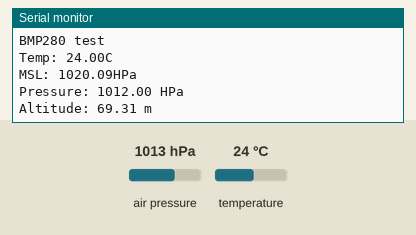
Simulated run of this program. Board: Arduino Uno, built with avr-gcc and run on an emulated ATmega328P. Shown: the last lines printed to the serial monitor. Wiring (inferred from the names in the program): BMP280 pressure sensor at I2C address 0x77. Inputs (shaded band) come from the test bench; at power-on: air pressure 1013 hPa, temperature 24 °C.

Above: at 3.3 s.
3.4 s: air pressure set to 952 hPa
At 4.7 s:
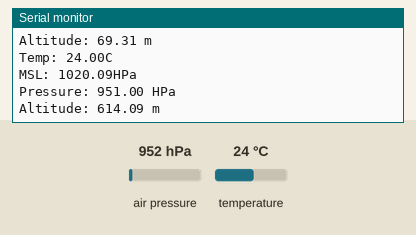
4.9 s: temperature set to 12 °C
At 6.3 s:
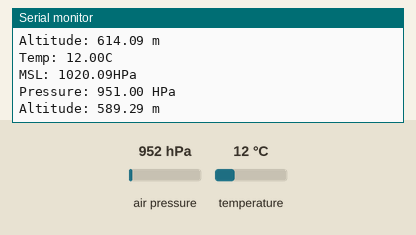
6.4 s: air pressure set to 975 hPa
At 9.5 s:
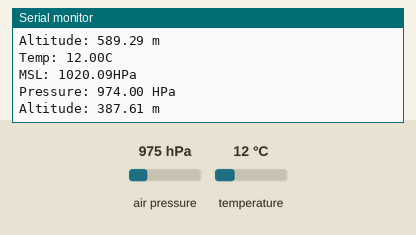
Timing chart, 0 to 11.0 s (numbered marks = the images above; inputs shaded):
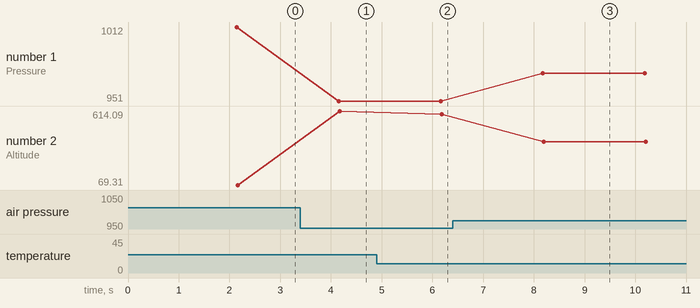

Measured:
- after the input at 3.4 s, the serial monitor: prints a new line after 0.75 s (image 1)
- after the input at 4.9 s, the serial monitor: prints a new line after 1.2 s (image 2)
- after the input at 6.4 s, the serial monitor: prints a new line after 1.8 s (image 3)
- plotted number 1: 1012 → 951 after the input at 3.4 s, 951 → 974 after the input at 6.4 s
- plotted number 2: 69.31 → 614.09 after the input at 3.4 s, 614.09 → 589.29 after the input at 4.9 s, 589.29 → 387.61 after the input at 6.4 s

The program:

main.cpp
```cpp
#include "seeedGBK_BMP280.h"
#include <Wire.h>

// http://librarymanager/All#ArduinoJSON

seeedGBK::BMP280 bmp280;
float t0;
const int INTERVAL = 2000;

void setup() {
  Serial.begin(9600);
  delay(2000);
  Serial.println("\n\nBMP280 test");
  if (!bmp280.init()) {
    Serial.println("Device not connected or broken!");
  }
}

void loop() {
  double t1 = millis();
  if (t1 - t0 > INTERVAL) {
    float p1;

    //get and print temperatures
    Serial.print("Temp: ");
    float t = bmp280.getTemperature();
    Serial.print(t);
    Serial.println("C");

    //get and print atmospheric pressure data
    Serial.print("MSL: ");
    float MSL = bmp280.getMSL();
    Serial.print(MSL);
    Serial.println("HPa");
    Serial.print("Pressure: ");
    p1 = bmp280.getPressure();
    Serial.print(p1);
    Serial.println(" HPa");

    //get and print altitude data
    float a = bmp280.calcAltitude();
    Serial.print("Altitude: ");
    Serial.print(a);
    Serial.println(" m");
    Serial.println("\n");
    t0 = millis();
  }

}
```

seeedGBK_BMP280.h
```cpp
#pragma once

#include <Arduino.h>

#include <Wire.h>

#define BMP280_ADDRESS   0x77

#define BMP280_REG_DIG_T1    0x88
#define BMP280_REG_DIG_T2    0x8A
#define BMP280_REG_DIG_T3    0x8C

#define BMP280_REG_DIG_P1    0x8E
#define BMP280_REG_DIG_P2    0x90
#define BMP280_REG_DIG_P3    0x92
#define BMP280_REG_DIG_P4    0x94
#define BMP280_REG_DIG_P5    0x96
#define BMP280_REG_DIG_P6    0x98
#define BMP280_REG_DIG_P7    0x9A
#define BMP280_REG_DIG_P8    0x9C
#define BMP280_REG_DIG_P9    0x9E

#define BMP280_REG_CHIPID          0xD0
#define BMP280_REG_VERSION         0xD1
#define BMP280_REG_SOFTRESET       0xE0

#define BMP280_REG_CONTROL         0xF4
#define BMP280_REG_CONFIG          0xF5
#define BMP280_REG_PRESSUREDATA    0xF7
#define BMP280_REG_TEMPDATA        0xFA

namespace seeedGBK{

class BMP280 {
  public:
    bool init(int i2c_addr = BMP280_ADDRESS);
    float getTemperature(void);
    float getMSL(void);
    uint32_t getPressure(void);
    float calcAltitude(float p0);
    float calcAltitude();
    void setMSL();
  private:
    static uint32_t MSL;
    bool isTransport_OK;
    int _devAddr;
    // Calibratino data
    uint16_t dig_T1;
    int16_t dig_T2;
    int16_t dig_T3;
    uint16_t dig_P1;
    int16_t dig_P2;
    int16_t dig_P3;
    int16_t dig_P4;
    int16_t dig_P5;
    int16_t dig_P6;
    int16_t dig_P7;
    int16_t dig_P8;
    int16_t dig_P9;
    int32_t t_fine;

    // private functoins
    uint8_t bmp280Read8(uint8_t reg);
    uint16_t bmp280Read16(uint8_t reg);
    uint16_t bmp280Read16LE(uint8_t reg);
    int16_t bmp280ReadS16(uint8_t reg);
    int16_t bmp280ReadS16LE(uint8_t reg);
    uint32_t bmp280Read24(uint8_t reg);
    void writeRegister(uint8_t reg, uint8_t val);
};

}
```

seeedGBK_Buzzer.h
```cpp
#include <Arduino.h>

namespace seeedGBK{

class Buzzer{

public:

    Buzzer(int pin): pin(pin){
        pinMode(pin, OUTPUT);
    }

    void Beep(float seconds);
    void on(int freq = 1000);
    void off();

    void playDo1(int seconds);
    void playRe(int seconds);
    void playMi(int seconds);
    void playFa(int seconds);
    void playSo(int seconds);
    void playLa(int seconds);
    void playSi(int seconds);
    void playDo2(int seconds);


private:
    int pin;

};


}
```

seeedGBK_LED.h
```cpp
#include <Arduino.h>

namespace seeedGBK{

class LED{

public:

    LED(int pin): pin(pin){
        pinMode(pin, OUTPUT);
    }

    void Blink(float seconds);
    void PWM(int value);
    void on();
    void off();

private:
    int pin;

};


}
```

seeedGBK_BMP280.cpp
```cpp
#include "seeedGBK_BMP280.h"
#include <ArduinoJson.h>

// #define BMP280_DEBUG_PRINT

namespace seeedGBK{

uint32_t BMP280::MSL  = 102009; // Mean Sea Level in Pa

bool BMP280::init(int i2c_addr) {
  uint8_t chip_id = 0;
  uint8_t retry = 0;
  _devAddr = i2c_addr;
  Wire.begin();
  while ((retry++ < 5) && (chip_id != 0x58)) {
    chip_id = bmp280Read8(BMP280_REG_CHIPID);
#ifdef BMP280_DEBUG_PRINT
    Serial.print("Read chip ID: ");
    Serial.println(chip_id);
#endif
    delay(100);
  }
  dig_T1 = bmp280Read16LE(BMP280_REG_DIG_T1);
  dig_T2 = bmp280ReadS16LE(BMP280_REG_DIG_T2);
  dig_T3 = bmp280ReadS16LE(BMP280_REG_DIG_T3);
  dig_P1 = bmp280Read16LE(BMP280_REG_DIG_P1);
  dig_P2 = bmp280ReadS16LE(BMP280_REG_DIG_P2);
  dig_P3 = bmp280ReadS16LE(BMP280_REG_DIG_P3);
  dig_P4 = bmp280ReadS16LE(BMP280_REG_DIG_P4);
  dig_P5 = bmp280ReadS16LE(BMP280_REG_DIG_P5);
  dig_P6 = bmp280ReadS16LE(BMP280_REG_DIG_P6);
  dig_P7 = bmp280ReadS16LE(BMP280_REG_DIG_P7);
  dig_P8 = bmp280ReadS16LE(BMP280_REG_DIG_P8);
  dig_P9 = bmp280ReadS16LE(BMP280_REG_DIG_P9);
  writeRegister(BMP280_REG_CONTROL, 0x3F);
  return true;
}

float BMP280::getTemperature(void) {
  int32_t var1, var2;
  int32_t adc_T = bmp280Read24(BMP280_REG_TEMPDATA);
  // Check if the last transport successed
  if (!isTransport_OK) {
    return 0;
  }
  adc_T >>= 4;
  var1 = (((adc_T >> 3) - ((int32_t)(dig_T1 << 1))) *
          ((int32_t)dig_T2)) >> 11;
  var2 = (((((adc_T >> 4) - ((int32_t)dig_T1)) *
            ((adc_T >> 4) - ((int32_t)dig_T1))) >> 12) *
          ((int32_t)dig_T3)) >> 14;
  t_fine = var1 + var2;
  float T = (t_fine * 5 + 128) >> 8;
  return T / 100;
}

float BMP280::getMSL(void) {
  return BMP280::MSL / 100.0;
}

uint32_t BMP280::getPressure(void) {
  int64_t var1, var2, p;
  // Call getTemperature to get t_fine
  getTemperature();
  // Check if the last transport successed
  if (!isTransport_OK) {
    return 0;
  }
  int32_t adc_P = bmp280Read24(BMP280_REG_PRESSUREDATA);
  adc_P >>= 4;
  var1 = ((int64_t)t_fine) - 128000;
  var2 = var1 * var1 * (int64_t)dig_P6;
  var2 = var2 + ((var1 * (int64_t)dig_P5) << 17);
  var2 = var2 + (((int64_t)dig_P4) << 35);
  var1 = ((var1 * var1 * (int64_t)dig_P3) >> 8) + ((var1 * (int64_t)dig_P2) << 12);
  var1 = (((((int64_t)1) << 47) + var1)) * ((int64_t)dig_P1) >> 33;
  if (var1 == 0) {
    return 0; // avoid exception caused by division by zero
  }
  p = 1048576 - adc_P;
  p = (((p << 31) - var2) * 3125) / var1;
  var1 = (((int64_t)dig_P9) * (p >> 13) * (p >> 13)) >> 25;
  var2 = (((int64_t)dig_P8) * p) >> 19;
  p = ((p + var1 + var2) >> 8) + (((int64_t)dig_P7) << 4);
  return ((uint32_t)p / 256) / 100.0;
}

float BMP280::calcAltitude() {
  float C;
  C = (BMP280::MSL / (BMP280::getPressure()*100.0));
  C = pow(C, (1 / 5.25588)) - 1.0;
  C = (C * (BMP280::getTemperature() + 273.15)) / 0.0065;
  return C;
}

void BMP280::setMSL() {
  if (Serial.available()) {
    char mb[255];
    uint8_t ix = 0;
    while (Serial.available()) {
      mb[ix++] = Serial.read();
    }
    mb[ix] = 0;
    Serial.println("Incoming:");
    Serial.println(mb);
    StaticJsonDocument<200> doc;
    DeserializationError error = deserializeJson(doc, mb);
    if (!error) {
      float newMSL = doc["MSL"];
      Serial.print("New MSL: "); Serial.println(newMSL);
      if (newMSL > 0.0) {
        MSL = newMSL * 100;
      }
    } else {
      Serial.println("Parse error!");
    }
  }
}

uint8_t BMP280::bmp280Read8(uint8_t reg) {
  Wire.beginTransmission(_devAddr);
  Wire.write(reg);
  Wire.endTransmission();
  Wire.requestFrom(_devAddr, 1);
  // return 0 if slave didn't response
  if (Wire.available() < 1) {
    isTransport_OK = false;
    return 0;
  } else if (isTransport_OK == false) {
    isTransport_OK = true;
  }
  return Wire.read();
}

uint16_t BMP280::bmp280Read16(uint8_t reg) {
  uint8_t msb, lsb;
  Wire.beginTransmission(_devAddr);
  Wire.write(reg);
  Wire.endTransmission();
  Wire.requestFrom(_devAddr, 2);
  // return 0 if slave didn't response
  if (Wire.available() < 2) {
    isTransport_OK = false;
    return 0;
  } else {
    isTransport_OK = true;
  }
  msb = Wire.read();
  lsb = Wire.read();
  return (uint16_t) msb << 8 | lsb;
}

uint16_t BMP280::bmp280Read16LE(uint8_t reg) {
  uint16_t data = bmp280Read16(reg);
  return (data >> 8) | (data << 8);
}

int16_t BMP280::bmp280ReadS16(uint8_t reg) {
  return (int16_t)bmp280Read16(reg);
}

int16_t BMP280::bmp280ReadS16LE(uint8_t reg) {
  return (int16_t)bmp280Read16LE(reg);
}

uint32_t BMP280::bmp280Read24(uint8_t reg) {
  uint32_t data;
  Wire.beginTransmission(_devAddr);
  Wire.write(reg);
  Wire.endTransmission();
  Wire.requestFrom(_devAddr, 3);
  // return 0 if slave didn't response
  if (Wire.available() < 3) {
    isTransport_OK = false;
    return 0;
  } else if (isTransport_OK == false) {
    isTransport_OK = true;
    if (!init(_devAddr)) {
#ifdef BMP280_DEBUG_PRINT
      Serial.println("Device not connected or broken!");
#endif
    }
  }
  data = Wire.read();
  data <<= 8;
  data |= Wire.read();
  data <<= 8;
  data |= Wire.read();
  return data;
}

void BMP280::writeRegister(uint8_t reg, uint8_t val) {
  Wire.beginTransmission(_devAddr); // start transmission to device
  Wire.write(reg); // send register address
  Wire.write(val); // send value to write
  Wire.endTransmission(); // end transmission
}

}
```

seeedGBK_Buzzer.cpp
```cpp
#include "seeedGBK_Buzzer.h"

namespace seeedGBK{

void Buzzer::Beep(float seconds){
    this->on(seconds*1000);
    delay(seconds*1000);
    this->off();
    delay(seconds*1000);
}

void Buzzer::on(int freq){
  analogWrite(pin, 128);
  delay(freq);
  analogWrite(pin, 0);
  delay(0);
}

void Buzzer::off(){
    analogWrite(pin, 0);
}

}
```

seeedGBK_LED.cpp
```cpp
#include "seeedGBK_LED.h"

namespace seeedGBK{

void LED::Blink(float seconds){
        digitalWrite(pin, HIGH);
        delay(seconds*1000);
        digitalWrite(pin, LOW);
        delay(seconds*1000);
}

void LED::on(){
    digitalWrite(pin, HIGH);
}

void LED::off(){
    digitalWrite(pin, LOW);
}

void LED::PWM(int value){
    if (value < 0){value = 0;}
    if (value > 255){value = 255;}
    analogWrite(pin, value);
}
}
```
